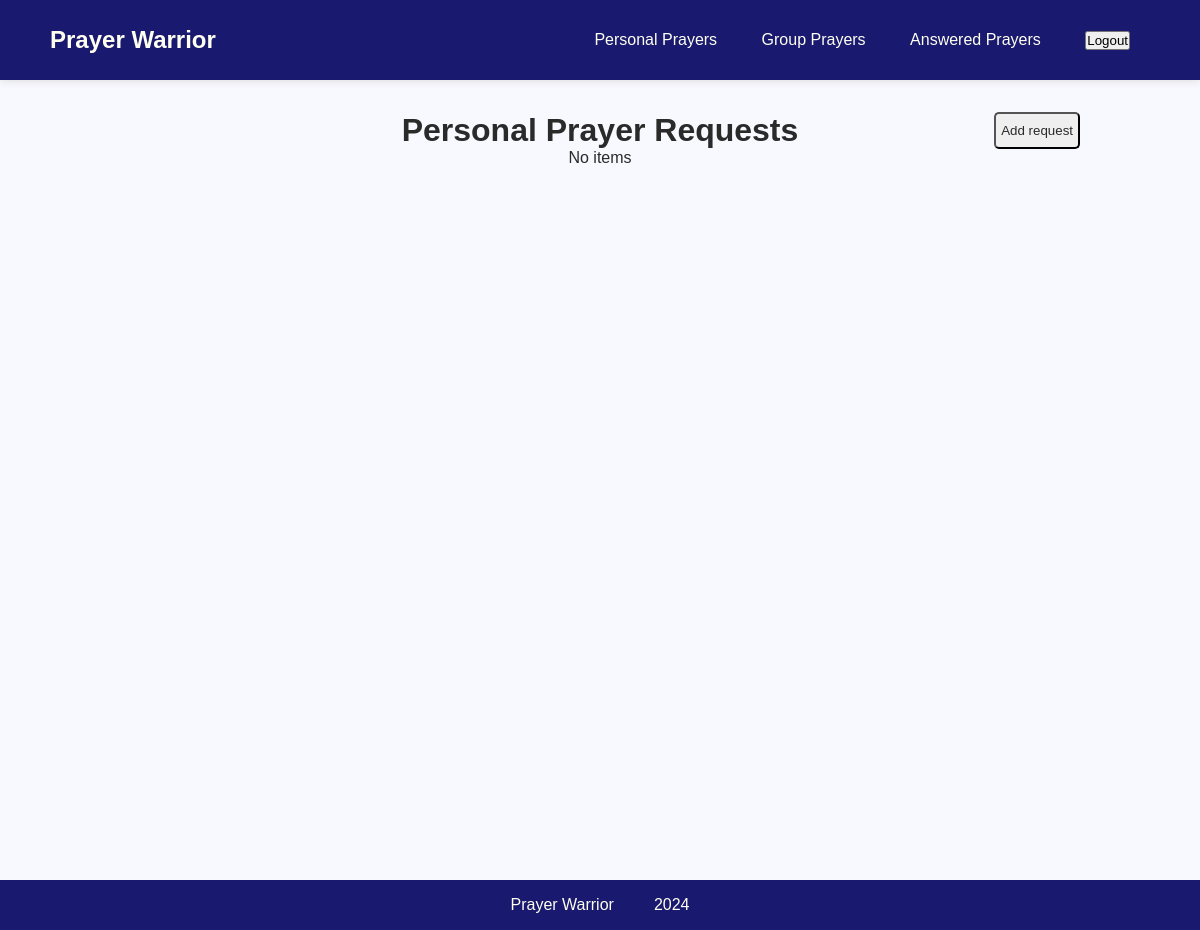
The app's page /app/personal-prayer/ (signed in), older data.
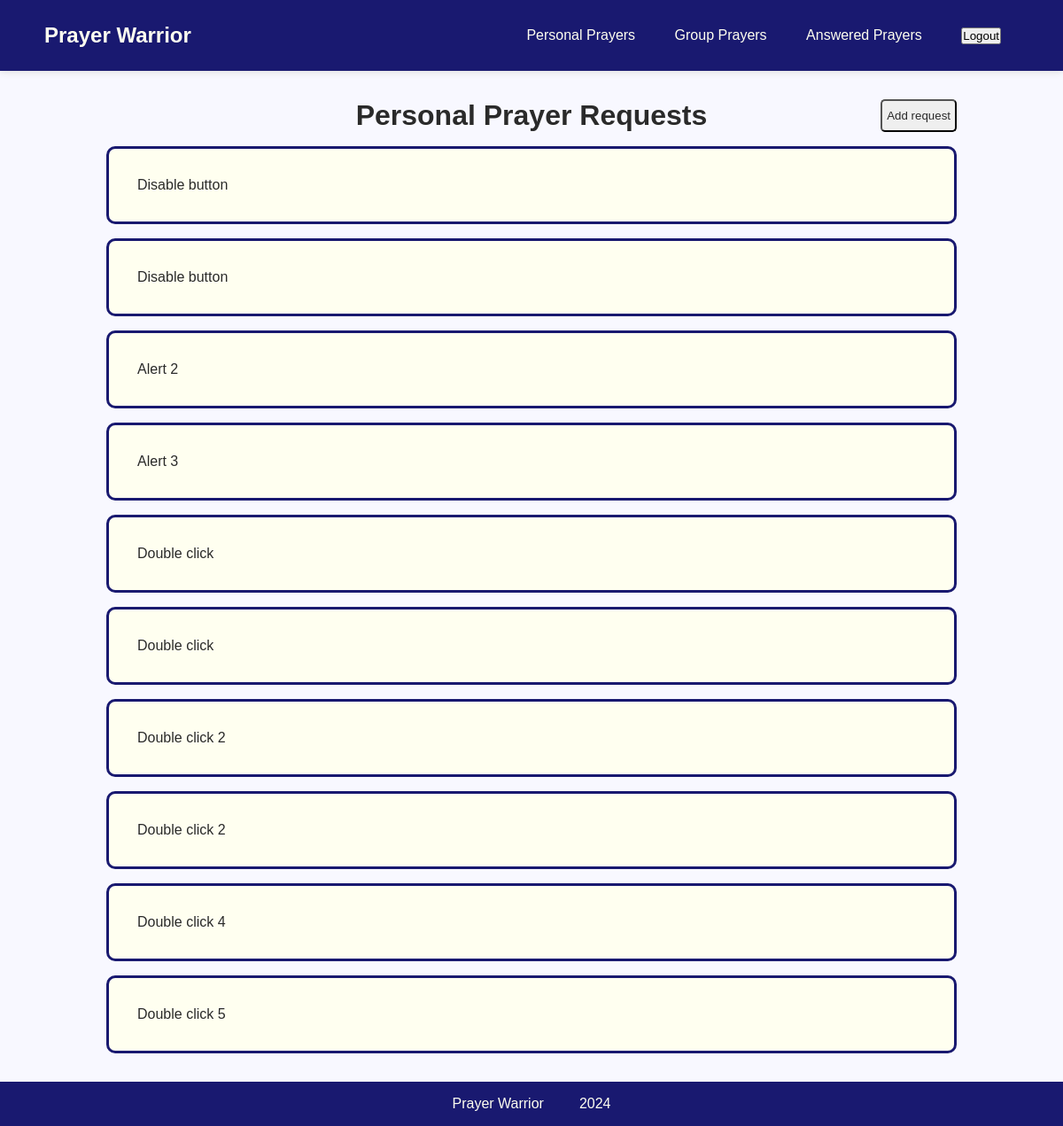
The same page, newer data.
### app/models.py (models this page shows, shortened)
class PrayerRequest(models.Model):
    datetime = models.DateTimeField(auto_now_add=True)
    user = models.ForeignKey(User, on_delete=models.CASCADE)
    content = models.TextField()
    answered = models.BooleanField(default=False)

### app/views.py (the view)
# urls.py: path("personal-prayer/", views.PersonalPrayerView.as_view(), name="personal-prayer"),
class PersonalPrayerView(LoginRequiredMixin, generic.ListView):
    model = PrayerRequest
    login_url = reverse_lazy("login")
    template_name = "app/personal-prayer.html"
    def get_context_data(self, **kwargs):
        context = super().get_context_data(**kwargs)
        context["prayer_request_list"] = self.model.objects.filter(user=self.request.user)
        return context

### app/templates/app/personal-prayer.html
{% extends "app/navbar.html" %}
{% load static %}
{% block page-style %} <link rel="stylesheet" href="{% static 'app/personal-prayer.css' %}"> {% endblock %}
{% block content %}
<div class="page-container">
    <div class="header">
        <h1>Personal Prayer Requests</h1>
        <button><a href="{% url 'app:prayer-request' %}">Add request</a></button>
    </div>
{% if prayer_request_list %}
    <ul class="flex-container">
    {% for prayer_request in prayer_request_list %}
        <li class="prayer-request">{{ prayer_request.content }}</li>
    {% endfor %}
    </ul>
{% else %}
    <p>No items</p>
{% endif %}
</div>
{% endblock %}

### app/templates/app/navbar.html (shortened to what this page needs)
{% extends "app/base.html" %}
{% load static %}
{% block navbar-style %}
<link rel="stylesheet" href="{% static 'app/navbar.css' %}">
{% endblock %}
{% block footer}
{% block navbar %}
<header>
    <h1 id="nav-title"><a href="{% url 'app:index' %}">Prayer Warrior</a></h1>
    <nav>
        <ul>
            <li><a href="{% url 'app:personal-prayer' %}">Personal Prayers</a></li>
            <li><a href="{% url 'app:group-prayers' %}">Group Prayers</a></li>
            <li><a href="#">Answered Prayers</a></li>
            <li>
                <form action="{% url 'logout' %}" method="post">
                    <input type="submit" value="Logout">
                </form>
            </li>
        </ul>
    </nav>
</header>
{% endblock %}
{% block footer %}
<footer>
    <ul>
        <li>Prayer Warrior</li>
        <li>2024</li>
    </ul>
</footer>
{% endblock %}

### app/templates/app/base.html (shortened to what this page needs)
{% load static %}
<!DOCTYPE html>
<html lang="en">
<head>
    <link rel="stylesheet" href="{% static 'app/base.css' %}">
    {% block navbar-style %} {% endblock %}
    {% block page-style %} {% endblock %}
</head>
<body>
    <div id="page-container">
        <div class="navbar">
        {% block navbar %} {% endblock %}
        </div>
        <div id="content">
        {% block content %} {% endblock %}
        </div>
        <div id="footer">
        {% block footer %} {% endblock %}
        </div>
    </div>
</body>
</html>

### app/static/app/base.css (style rules this page uses)
:root { --primary-color: rgb(25, 25, 112); --secondary-color: rgb(255, 255, 240); --accent-color: rgb(220, 20, 60); --background-color: rgb(248, 248, 255); --text-color: rgb(42, 42, 42); }
body { height: 100vh; background-color: var(--background-color); color: var(--text-color); box-sizing: border-box; }
#content { padding-bottom: 4rem; margin: 2rem 0; }
#page-container { position: relative; min-height: 100vh; }
#footer { position: absolute; bottom: 0; width: 100%; height: 2rem; }

### app/static/app/navbar.css (style rules this page uses)
* { margin: 0; padding: 0; font-family: Arial, Helvetica, sans-serif; box-sizing: border-box; }
header { position: fixed; top: 0; display: flex; justify-content: flex-end; align-items: center; padding: 20px 50px; box-shadow: 0 1px 8px #ddd; background-color: var(--primary-color); width: 100%; height: 5rem; }
#nav-title { margin-right: auto; font-size: 1.5em; }
header li { list-style: none; display: inline-block; padding: 0 20px; }
header a { text-decoration: none; color: var(--secondary-color); transition: all 0.3s ease 0s; }
footer ul { display: flex; align-items: center; justify-content: center; padding: 1rem; background-color: var(--primary-color); }
footer li { color: var(--secondary-color); list-style-type: none; padding: 0 20px; }

### app/static/app/personal-prayer.css (style rules this page uses)
#content { margin-top: 7rem; }
h1 { text-align: center; }
.flex-container { display: flex; flex-direction: column; align-items: center; }
.prayer-request { list-style-type: none; border: 3px solid var(--primary-color); border-radius: 10px; padding: 2rem; width: 80vw; margin-top: 1rem; background-color: var(--secondary-color); }
.header { display: grid; grid-template-columns: 1fr auto 1fr; justify-items: center; width: 80vw; }
.header > *:nth-child(1) { grid-column-start: 2; }
.header > *:nth-child(2) { margin-left: auto; }
button { margin-left: 1.5rem; border-radius: 5px; padding: 5px; }
a { text-decoration: none; color: var(--text-color); }
.page-container { display: flex; flex-direction: column; align-items: center; }

Row changes from the older to the newer data that the page shows:
added PrayerRequest: content "Disable button"
added PrayerRequest: content "Disable button"
added PrayerRequest: content "Alert 2"
added PrayerRequest: content "Alert 3"
added PrayerRequest: content "Double click"
added PrayerRequest: content "Double click"
added PrayerRequest: content "Double click 2"
added PrayerRequest: content "Double click 2"
added PrayerRequest: content "Double click 4"
added PrayerRequest: content "Double click 5"
Text that changed along with them:
text no longer shown: "No items"
